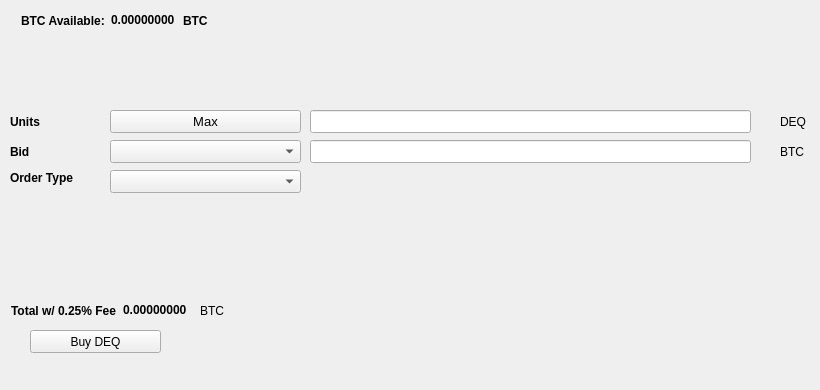
   <widget class="QWidget" name="BuyTab">
    <attribute name="title">
     <string>Buy</string>
    </attribute>
    <widget class="QPushButton" name="BuyDEQ">
     <property name="geometry">
      <rect>
       <x>30</x>
       <y>330</y>
       <width>131</width>
       <height>23</height>
      </rect>
     </property>
     <property name="text">
      <string>Buy DEQ</string>
     </property>
     <property name="icon">
      <iconset resource="../dequant.qrc">
       <normaloff>:/icons/bitcoin</normaloff>:/icons/bitcoin</iconset>
     </property>
    </widget>
    <widget class="QLabel" name="label_3">
     <property name="geometry">
      <rect>
       <x>10</x>
       <y>110</y>
       <width>46</width>
       <height>23</height>
      </rect>
     </property>
     <property name="font">
      <font>
       <weight>75</weight>
       <bold>true</bold>
      </font>
     </property>
     <property name="text">
      <string>Units</string>
     </property>
    </widget>
    <widget class="QLineEdit" name="UnitsInput">
     <property name="geometry">
      <rect>
       <x>310</x>
       <y>110</y>
       <width>441</width>
       <height>23</height>
      </rect>
     </property>
     <property name="font">
      <font>
       <pointsize>9</pointsize>
       <weight>75</weight>
       <bold>true</bold>
      </font>
     </property>
    </widget>
    <widget class="QLineEdit" name="BuyBidPriceEdit">
     <property name="geometry">
      <rect>
       <x>310</x>
       <y>140</y>
       <width>441</width>
       <height>23</height>
      </rect>
     </property>
     <property name="font">
      <font>
       <pointsize>9</pointsize>
       <weight>75</weight>
       <bold>true</bold>
      </font>
     </property>
    </widget>
    <widget class="QLabel" name="label_4">
     <property name="geometry">
      <rect>
       <x>780</x>
       <y>110</y>
       <width>31</width>
       <height>23</height>
      </rect>
     </property>
     <property name="text">
      <string>DEQ</string>
     </property>
    </widget>
    <widget class="QLabel" name="label_5">
     <property name="geometry">
      <rect>
       <x>780</x>
       <y>140</y>
       <width>31</width>
       <height>23</height>
      </rect>
     </property>
     <property name="text">
      <string>BTC</string>
     </property>
    </widget>
    <widget class="QLabel" name="label_6">
     <property name="geometry">
      <rect>
       <x>10</x>
       <y>140</y>
       <width>46</width>
       <height>23</height>
      </rect>
     </property>
     <property name="font">
      <font>
       <weight>75</weight>
       <bold>true</bold>
      </font>
     </property>
     <property name="text">
      <string>Bid</string>
     </property>
    </widget>
    <widget class="QLabel" name="label_7">
     <property name="geometry">
      <rect>
       <x>10</x>
       <y>170</y>
       <width>91</width>
       <height>16</height>
      </rect>
     </property>
     <property name="font">
      <font>
       <weight>75</weight>
       <bold>true</bold>
      </font>
     </property>
     <property name="text">
      <string>Order Type</string>
     </property>
    </widget>
    <widget class="QPushButton" name="Buy_Max_Amount">
     <property name="geometry">
      <rect>
       <x>110</x>
       <y>110</y>
       <width>191</width>
       <height>23</height>
      </rect>
     </property>
     <property name="font">
      <font>
       <pointsize>10</pointsize>
      </font>
     </property>
     <property name="text">
      <string>Max</string>
     </property>
    </widget>
    <widget class="QComboBox" name="BuyBidcomboBox">
     <property name="geometry">
      <rect>
       <x>110</x>
       <y>140</y>
       <width>191</width>
       <height>23</height>
      </rect>
     </property>
     <property name="font">
      <font>
       <pointsize>10</pointsize>
      </font>
     </property>
    </widget>
    <widget class="QComboBox" name="buyOrdertypeCombo">
     <property name="geometry">
      <rect>
       <x>110</x>
       <y>170</y>
       <width>191</width>
       <height>23</height>
      </rect>
     </property>
     <property name="font">
      <font>
       <pointsize>10</pointsize>
      </font>
     </property>
    </widget>
    <widget class="QWidget" name="layoutWidget1">
     <property name="geometry">
      <rect>
       <x>21</x>
       <y>11</y>
       <width>227</width>
       <height>19</height>
      </rect>
     </property>
     <layout class="QHBoxLayout" name="horizontalLayout_3">
      <item>
       <widget class="QLabel" name="label232">
        <property name="font">
         <font>
          <weight>75</weight>
          <bold>true</bold>
         </font>
        </property>
        <property name="text">
         <string>BTC Available:</string>
        </property>
       </widget>
      </item>
      <item>
       <widget class="QLabel" name="BtcAvailableLbl">
        <property name="palette">
         <palette>
          <active>
           <colorrole role="WindowText">
            <brush brushstyle="SolidPattern">
             <color alpha="255">
              <red>0</red>
              <green>0</green>
              <blue>0</blue>
             </color>
            </brush>
           </colorrole>
           <colorrole role="Button">
            <brush brushstyle="SolidPattern">
             <color alpha="255">
              <red>0</red>
              <green>170</green>
              <blue>0</blue>
             </color>
            </brush>
           </colorrole>
           <colorrole role="Light">
            <brush brushstyle="SolidPattern">
             <color alpha="255">
              <red>0</red>
              <green>255</green>
              <blue>0</blue>
             </color>
            </brush>
           </colorrole>
           <colorrole role="Midlight">
            <brush brushstyle="SolidPattern">
             <color alpha="255">
              <red>0</red>
              <green>212</green>
              <blue>0</blue>
             </color>
            </brush>
           </colorrole>
           <colorrole role="Dark">
            <brush brushstyle="SolidPattern">
             <color alpha="255">
              <red>0</red>
              <green>85</green>
              <blue>0</blue>
             </color>
            </brush>
           </colorrole>
           <colorrole role="Mid">
            <brush brushstyle="SolidPattern">
             <color alpha="255">
              <red>0</red>
              <green>113</green>
              <blue>0</blue>
             </color>
            </brush>
           </colorrole>
           <colorrole role="Text">
            <brush brushstyle="SolidPattern">
             <color alpha="255">
              <red>0</red>
              <green>170</green>
              <blue>0</blue>
             </color>
            </brush>
           </colorrole>
           <colorrole role="BrightText">
            <brush brushstyle="SolidPattern">
             <color alpha="255">
              <red>255</red>
              <green>255</green>
              <blue>255</blue>
             </color>
            </brush>
           </colorrole>
           <colorrole role="ButtonText">
            <brush brushstyle="SolidPattern">
             <color alpha="255">
              <red>0</red>
              <green>0</green>
              <blue>0</blue>
             </color>
            </brush>
           </colorrole>
           <colorrole role="Base">
            <brush brushstyle="SolidPattern">
             <color alpha="255">
              <red>255</red>
              <green>255</green>
              <blue>255</blue>
             </color>
            </brush>
           </colorrole>
           <colorrole role="Window">
            <brush brushstyle="SolidPattern">
             <color alpha="255">
              <red>0</red>
              <green>170</green>
              <blue>0</blue>
             </color>
            </brush>
           </colorrole>
           <colorrole role="Shadow">
            <brush brushstyle="SolidPattern">
             <color alpha="255">
              <red>0</red>
              <green>0</green>
              <blue>0</blue>
             </color>
            </brush>
           </colorrole>
           <colorrole role="AlternateBase">
            <brush brushstyle="SolidPattern">
             <color alpha="255">
              <red>127</red>
              <green>212</green>
              <blue>127</blue>
             </color>
            </brush>
           </colorrole>
           <colorrole role="ToolTipBase">
            <brush brushstyle="SolidPattern">
             <color alpha="255">
              <red>255</red>
              <green>255</green>
              <blue>220</blue>
             </color>
            </brush>
           </colorrole>
           <colorrole role="ToolTipText">
            <brush brushstyle="SolidPattern">
             <color alpha="255">
              <red>0</red>
              <green>0</green>
              <blue>0</blue>
             </color>
            </brush>
           </colorrole>
          </active>
          <inactive>
           <colorrole role="WindowText">
            <brush brushstyle="SolidPattern">
             <color alpha="255">
              <red>0</red>
              <green>0</green>
              <blue>0</blue>
             </color>
            </brush>
           </colorrole>
           <colorrole role="Button">
            <brush brushstyle="SolidPattern">
             <color alpha="255">
              <red>0</red>
              <green>170</green>
              <blue>0</blue>
             </color>
            </brush>
           </colorrole>
           <colorrole role="Light">
            <brush brushstyle="SolidPattern">
             <color alpha="255">
              <red>0</red>
              <green>255</green>
              <blue>0</blue>
             </color>
            </brush>
           </colorrole>
           <colorrole role="Midlight">
            <brush brushstyle="SolidPattern">
             <color alpha="255">
              <red>0</red>
              <green>212</green>
              <blue>0</blue>
             </color>
            </brush>
           </colorrole>
           <colorrole role="Dark">
            <brush brushstyle="SolidPattern">
             <color alpha="255">
              <red>0</red>
              <green>85</green>
              <blue>0</blue>
             </color>
            </brush>
           </colorrole>
           <colorrole role="Mid">
            <brush brushstyle="SolidPattern">
             <color alpha="255">
              <red>0</red>
              <green>113</green>
              <blue>0</blue>
             </color>
            </brush>
           </colorrole>
           <colorrole role="Text">
            <brush brushstyle="SolidPattern">
             <color alpha="255">
              <red>0</red>
              <green>170</green>
              <blue>0</blue>
             </color>
            </brush>
           </colorrole>
           <colorrole role="BrightText">
            <brush brushstyle="SolidPattern">
             <color alpha="255">
              <red>255</red>
              <green>255</green>
              <blue>255</blue>
             </color>
            </brush>
           </colorrole>
           <colorrole role="ButtonText">
            <brush brushstyle="SolidPattern">
             <color alpha="255">
              <red>0</red>
              <green>0</green>
              <blue>0</blue>
             </color>
            </brush>
           </colorrole>
           <colorrole role="Base">
            <brush brushstyle="SolidPattern">
             <color alpha="255">
              <red>255</red>
              <green>255</green>
              <blue>255</blue>
             </color>
            </brush>
           </colorrole>
           <colorrole role="Window">
            <brush brushstyle="SolidPattern">
             <color alpha="255">
              <red>0</red>
              <green>170</green>
              <blue>0</blue>
             </color>
            </brush>
           </colorrole>
           <colorrole role="Shadow">
            <brush brushstyle="SolidPattern">
             <color alpha="255">
              <red>0</red>
              <green>0</green>
              <blue>0</blue>
             </color>
            </brush>
           </colorrole>
           <colorrole role="AlternateBase">
            <brush brushstyle="SolidPattern">
             <color alpha="255">
              <red>127</red>
              <green>212</green>
              <blue>127</blue>
             </color>
            </brush>
           </colorrole>
           <colorrole role="ToolTipBase">
            <brush brushstyle="SolidPattern">
             <color alpha="255">
              <red>255</red>
              <green>255</green>
              <blue>220</blue>
             </color>
            </brush>
           </colorrole>
           <colorrole role="ToolTipText">
            <brush brushstyle="SolidPattern">
             <color alpha="255">
              <red>0</red>
              <green>0</green>
              <blue>0</blue>
             </color>
            </brush>
           </colorrole>
          </inactive>
          <disabled>
           <colorrole role="WindowText">
            <brush brushstyle="SolidPattern">
             <color alpha="255">
              <red>0</red>
              <green>85</green>
              <blue>0</blue>
             </color>
            </brush>
           </colorrole>
           <colorrole role="Button">
            <brush brushstyle="SolidPattern">
             <color alpha="255">
              <red>0</red>
              <green>170</green>
              <blue>0</blue>
             </color>
            </brush>
           </colorrole>
           <colorrole role="Light">
            <brush brushstyle="SolidPattern">
             <color alpha="255">
              <red>0</red>
              <green>255</green>
              <blue>0</blue>
             </color>
            </brush>
           </colorrole>
           <colorrole role="Midlight">
            <brush brushstyle="SolidPattern">
             <color alpha="255">
              <red>0</red>
              <green>212</green>
              <blue>0</blue>
             </color>
            </brush>
           </colorrole>
           <colorrole role="Dark">
            <brush brushstyle="SolidPattern">
             <color alpha="255">
              <red>0</red>
              <green>85</green>
              <blue>0</blue>
             </color>
            </brush>
           </colorrole>
           <colorrole role="Mid">
            <brush brushstyle="SolidPattern">
             <color alpha="255">
              <red>0</red>
              <green>113</green>
              <blue>0</blue>
             </color>
            </brush>
           </colorrole>
           <colorrole role="Text">
            <brush brushstyle="SolidPattern">
             <color alpha="255">
              <red>0</red>
              <green>85</green>
              <blue>0</blue>
             </color>
            </brush>
           </colorrole>
           <colorrole role="BrightText">
            <brush brushstyle="SolidPattern">
             <color alpha="255">
              <red>255</red>
              <green>255</green>
              <blue>255</blue>
             </color>
            </brush>
           </colorrole>
           <colorrole role="ButtonText">
            <brush brushstyle="SolidPattern">
             <color alpha="255">
              <red>0</red>
              <green>85</green>
              <blue>0</blue>
             </color>
            </brush>
           </colorrole>
           <colorrole role="Base">
            <brush brushstyle="SolidPattern">
             <color alpha="255">
              <red>0</red>
              <green>170</green>
              <blue>0</blue>
             </color>
            </brush>
           </colorrole>
           <colorrole role="Window">
            <brush brushstyle="SolidPattern">
             <color alpha="255">
              <red>0</red>
              <green>170</green>
              <blue>0</blue>
             </color>
            </brush>
           </colorrole>
           <colorrole role="Shadow">
            <brush brushstyle="SolidPattern">
             <color alpha="255">
              <red>0</red>
              <green>0</green>
              <blue>0</blue>
             </color>
            </brush>
           </colorrole>
           <colorrole role="AlternateBase">
            <brush brushstyle="SolidPattern">
             <color alpha="255">
              <red>0</red>
              <green>170</green>
              <blue>0</blue>
             </color>
            </brush>
           </colorrole>
           <colorrole role="ToolTipBase">
            <brush brushstyle="SolidPattern">
             <color alpha="255">
              <red>255</red>
              <green>255</green>
              <blue>220</blue>
             </color>
            </brush>
           </colorrole>
           <colorrole role="ToolTipText">
            <brush brushstyle="SolidPattern">
             <color alpha="255">
              <red>0</red>
              <green>0</green>
              <blue>0</blue>
             </color>
            </brush>
           </colorrole>
          </disabled>
         </palette>
        </property>
        <property name="font">
         <font>
          <weight>75</weight>
          <bold>true</bold>
         </font>
        </property>
        <property name="text">
         <string>0.00000000</string>
        </property>
        <property name="textInteractionFlags">
         <set>Qt::LinksAccessibleByMouse|Qt::TextSelectableByKeyboard|Qt::TextSelectableByMouse</set>
        </property>
       </widget>
      </item>
      <item>
       <widget class="QLabel" name="BtcAvailableLbl_2">
        <property name="font">
         <font>
          <weight>75</weight>
          <bold>true</bold>
         </font>
        </property>
        <property name="text">
         <string>BTC</string>
        </property>
       </widget>
      </item>
     </layout>
    </widget>
    <widget class="QWidget" name="layoutWidge2">
     <property name="geometry">
      <rect>
       <x>11</x>
       <y>301</y>
       <width>259</width>
       <height>19</height>
      </rect>
     </property>
     <layout class="QHBoxLayout" name="horizontalLayout_4">
      <item>
       <widget class="QLabel" name="label_9">
        <property name="font">
         <font>
          <weight>75</weight>
          <bold>true</bold>
         </font>
        </property>
        <property name="text">
         <string>Total w/ 0.25% Fee</string>
        </property>
       </widget>
      </item>
      <item>
       <widget class="QLabel" name="BuyCostLabel">
        <property name="palette">
         <palette>
          <active>
           <colorrole role="WindowText">
            <brush brushstyle="SolidPattern">
             <color alpha="255">
              <red>0</red>
              <green>0</green>
              <blue>0</blue>
             </color>
            </brush>
           </colorrole>
           <colorrole role="Button">
            <brush brushstyle="SolidPattern">
             <color alpha="255">
              <red>0</red>
              <green>170</green>
              <blue>0</blue>
             </color>
            </brush>
           </colorrole>
           <colorrole role="Light">
            <brush brushstyle="SolidPattern">
             <color alpha="255">
              <red>0</red>
              <green>255</green>
              <blue>0</blue>
             </color>
            </brush>
           </colorrole>
           <colorrole role="Midlight">
            <brush brushstyle="SolidPattern">
             <color alpha="255">
              <red>0</red>
              <green>212</green>
              <blue>0</blue>
             </color>
            </brush>
           </colorrole>
           <colorrole role="Dark">
            <brush brushstyle="SolidPattern">
             <color alpha="255">
              <red>0</red>
              <green>85</green>
              <blue>0</blue>
             </color>
            </brush>
           </colorrole>
           <colorrole role="Mid">
            <brush brushstyle="SolidPattern">
             <color alpha="255">
              <red>0</red>
              <green>113</green>
              <blue>0</blue>
             </color>
            </brush>
           </colorrole>
           <colorrole role="Text">
            <brush brushstyle="SolidPattern">
             <color alpha="255">
              <red>0</red>
              <green>170</green>
              <blue>0</blue>
             </color>
            </brush>
           </colorrole>
           <colorrole role="BrightText">
            <brush brushstyle="SolidPattern">
             <color alpha="255">
              <red>255</red>
              <green>255</green>
              <blue>255</blue>
             </color>
            </brush>
           </colorrole>
           <colorrole role="ButtonText">
            <brush brushstyle="SolidPattern">
             <color alpha="255">
              <red>0</red>
              <green>0</green>
              <blue>0</blue>
             </color>
            </brush>
           </colorrole>
           <colorrole role="Base">
            <brush brushstyle="SolidPattern">
             <color alpha="255">
              <red>255</red>
              <green>255</green>
              <blue>255</blue>
             </color>
            </brush>
           </colorrole>
           <colorrole role="Window">
            <brush brushstyle="SolidPattern">
             <color alpha="255">
              <red>0</red>
              <green>170</green>
              <blue>0</blue>
             </color>
            </brush>
           </colorrole>
           <colorrole role="Shadow">
            <brush brushstyle="SolidPattern">
             <color alpha="255">
              <red>0</red>
              <green>0</green>
              <blue>0</blue>
             </color>
            </brush>
           </colorrole>
           <colorrole role="AlternateBase">
            <brush brushstyle="SolidPattern">
             <color alpha="255">
              <red>127</red>
              <green>212</green>
              <blue>127</blue>
             </color>
            </brush>
           </colorrole>
           <colorrole role="ToolTipBase">
            <brush brushstyle="SolidPattern">
             <color alpha="255">
              <red>255</red>
              <green>255</green>
              <blue>220</blue>
             </color>
            </brush>
           </colorrole>
           <colorrole role="ToolTipText">
            <brush brushstyle="SolidPattern">
             <color alpha="255">
              <red>0</red>
              <green>0</green>
              <blue>0</blue>
             </color>
            </brush>
           </colorrole>
          </active>
          <inactive>
           <colorrole role="WindowText">
            <brush brushstyle="SolidPattern">
             <color alpha="255">
              <red>0</red>
              <green>0</green>
              <blue>0</blue>
             </color>
            </brush>
           </colorrole>
           <colorrole role="Button">
            <brush brushstyle="SolidPattern">
             <color alpha="255">
              <red>0</red>
              <green>170</green>
              <blue>0</blue>
             </color>
            </brush>
           </colorrole>
           <colorrole role="Light">
            <brush brushstyle="SolidPattern">
             <color alpha="255">
              <red>0</red>
              <green>255</green>
              <blue>0</blue>
             </color>
            </brush>
           </colorrole>
           <colorrole role="Midlight">
            <brush brushstyle="SolidPattern">
             <color alpha="255">
              <red>0</red>
              <green>212</green>
              <blue>0</blue>
             </color>
            </brush>
           </colorrole>
           <colorrole role="Dark">
            <brush brushstyle="SolidPattern">
             <color alpha="255">
              <red>0</red>
              <green>85</green>
              <blue>0</blue>
             </color>
            </brush>
           </colorrole>
           <colorrole role="Mid">
            <brush brushstyle="SolidPattern">
             <color alpha="255">
              <red>0</red>
              <green>113</green>
              <blue>0</blue>
             </color>
            </brush>
           </colorrole>
           <colorrole role="Text">
            <brush brushstyle="SolidPattern">
             <color alpha="255">
              <red>0</red>
              <green>170</green>
              <blue>0</blue>
             </color>
            </brush>
           </colorrole>
           <colorrole role="BrightText">
            <brush brushstyle="SolidPattern">
             <color alpha="255">
              <red>255</red>
              <green>255</green>
              <blue>255</blue>
             </color>
            </brush>
           </colorrole>
           <colorrole role="ButtonText">
            <brush brushstyle="SolidPattern">
             <color alpha="255">
              <red>0</red>
              <green>0</green>
              <blue>0</blue>
             </color>
            </brush>
           </colorrole>
           <colorrole role="Base">
            <brush brushstyle="SolidPattern">
             <color alpha="255">
              <red>255</red>
              <green>255</green>
              <blue>255</blue>
             </color>
            </brush>
           </colorrole>
           <colorrole role="Window">
            <brush brushstyle="SolidPattern">
             <color alpha="255">
              <red>0</red>
              <green>170</green>
              <blue>0</blue>
             </color>
            </brush>
           </colorrole>
           <colorrole role="Shadow">
            <brush brushstyle="SolidPattern">
             <color alpha="255">
              <red>0</red>
              <green>0</green>
              <blue>0</blue>
             </color>
            </brush>
           </colorrole>
           <colorrole role="AlternateBase">
            <brush brushstyle="SolidPattern">
             <color alpha="255">
              <red>127</red>
              <green>212</green>
              <blue>127</blue>
             </color>
            </brush>
           </colorrole>
           <colorrole role="ToolTipBase">
            <brush brushstyle="SolidPattern">
             <color alpha="255">
              <red>255</red>
              <green>255</green>
              <blue>220</blue>
             </color>
            </brush>
           </colorrole>
           <colorrole role="ToolTipText">
            <brush brushstyle="SolidPattern">
             <color alpha="255">
              <red>0</red>
              <green>0</green>
              <blue>0</blue>
             </color>
            </brush>
           </colorrole>
          </inactive>
          <disabled>
           <colorrole role="WindowText">
            <brush brushstyle="SolidPattern">
             <color alpha="255">
              <red>0</red>
              <green>85</green>
              <blue>0</blue>
             </color>
            </brush>
           </colorrole>
           <colorrole role="Button">
            <brush brushstyle="SolidPattern">
             <color alpha="255">
              <red>0</red>
              <green>170</green>
              <blue>0</blue>
             </color>
            </brush>
           </colorrole>
           <colorrole role="Light">
            <brush brushstyle="SolidPattern">
             <color alpha="255">
              <red>0</red>
              <green>255</green>
              <blue>0</blue>
             </color>
            </brush>
           </colorrole>
           <colorrole role="Midlight">
            <brush brushstyle="SolidPattern">
             <color alpha="255">
              <red>0</red>
              <green>212</green>
              <blue>0</blue>
             </color>
            </brush>
           </colorrole>
           <colorrole role="Dark">
            <brush brushstyle="SolidPattern">
             <color alpha="255">
              <red>0</red>
              <green>85</green>
              <blue>0</blue>
             </color>
            </brush>
           </colorrole>
           <colorrole role="Mid">
            <brush brushstyle="SolidPattern">
             <color alpha="255">
              <red>0</red>
              <green>113</green>
              <blue>0</blue>
             </color>
            </brush>
           </colorrole>
           <colorrole role="Text">
            <brush brushstyle="SolidPattern">
             <color alpha="255">
              <red>0</red>
              <green>85</green>
              <blue>0</blue>
             </color>
            </brush>
           </colorrole>
           <colorrole role="BrightText">
            <brush brushstyle="SolidPattern">
             <color alpha="255">
              <red>255</red>
              <green>255</green>
              <blue>255</blue>
             </color>
            </brush>
           </colorrole>
           <colorrole role="ButtonText">
            <brush brushstyle="SolidPattern">
             <color alpha="255">
              <red>0</red>
              <green>85</green>
              <blue>0</blue>
             </color>
            </brush>
           </colorrole>
           <colorrole role="Base">
            <brush brushstyle="SolidPattern">
             <color alpha="255">
              <red>0</red>
              <green>170</green>
              <blue>0</blue>
             </color>
            </brush>
           </colorrole>
           <colorrole role="Window">
            <brush brushstyle="SolidPattern">
             <color alpha="255">
              <red>0</red>
              <green>170</green>
              <blue>0</blue>
             </color>
            </brush>
           </colorrole>
           <colorrole role="Shadow">
            <brush brushstyle="SolidPattern">
             <color alpha="255">
              <red>0</red>
              <green>0</green>
              <blue>0</blue>
             </color>
            </brush>
           </colorrole>
           <colorrole role="AlternateBase">
            <brush brushstyle="SolidPattern">
             <color alpha="255">
              <red>0</red>
              <green>170</green>
              <blue>0</blue>
             </color>
            </brush>
           </colorrole>
           <colorrole role="ToolTipBase">
            <brush brushstyle="SolidPattern">
             <color alpha="255">
              <red>255</red>
              <green>255</green>
              <blue>220</blue>
             </color>
            </brush>
           </colorrole>
           <colorrole role="ToolTipText">
            <brush brushstyle="SolidPattern">
             <color alpha="255">
              <red>0</red>
              <green>0</green>
              <blue>0</blue>
             </color>
            </brush>
           </colorrole>
          </disabled>
         </palette>
        </property>
        <property name="font">
         <font>
          <weight>75</weight>
          <bold>true</bold>
         </font>
        </property>
        <property name="autoFillBackground">
         <bool>false</bool>
        </property>
        <property name="text">
         <string>0.00000000</string>
        </property>
        <property name="textInteractionFlags">
         <set>Qt::LinksAccessibleByMouse|Qt::TextSelectableByMouse</set>
        </property>
       </widget>
      </item>
      <item>
       <widget class="QLabel" name="label_10">
        <property name="font">
         <font>
          <weight>50</weight>
          <bold>false</bold>
         </font>
        </property>
        <property name="text">
         <string>BTC</string>
        </property>
       </widget>
      </item>
     </layout>
    </widget>
    <widget class="QLabel" name="label_24">
     <property name="geometry">
      <rect>
       <x>460</x>
       <y>300</y>
       <width>281</width>
       <height>81</height>
      </rect>
     </property>
     <property name="text">
      <string/>
     </property>
     <property name="pixmap">
      <pixmap>:/images/bittrex</pixmap>
     </property>
    </widget>
   </widget>
